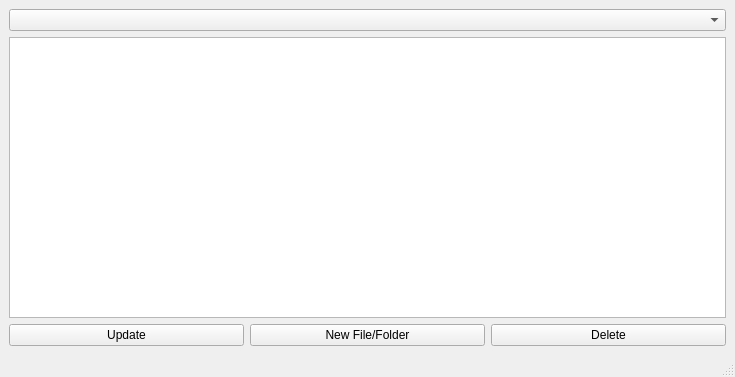
<?xml version="1.0" encoding="UTF-8"?>
<ui version="4.0">
 <class>MainWindow</class>
 <widget class="QMainWindow" name="MainWindow">
  <property name="geometry">
   <rect>
    <x>0</x>
    <y>0</y>
    <width>735</width>
    <height>377</height>
   </rect>
  </property>
  <property name="windowTitle">
   <string>MainWindow</string>
  </property>
  <widget class="QWidget" name="centralwidget">
   <layout class="QVBoxLayout" name="verticalLayout_2">
    <item>
     <layout class="QVBoxLayout" name="verticalLayout">
      <item>
       <widget class="QComboBox" name="comboBox"/>
      </item>
      <item>
       <widget class="QListWidget" name="listWidget"/>
      </item>
      <item>
       <layout class="QHBoxLayout" name="horizontalLayout">
        <item>
         <widget class="QPushButton" name="pushButton">
          <property name="text">
           <string>Update</string>
          </property>
         </widget>
        </item>
        <item>
         <widget class="QPushButton" name="pushButton_2">
          <property name="text">
           <string>New File/Folder</string>
          </property>
         </widget>
        </item>
        <item>
         <widget class="QPushButton" name="pushButton_3">
          <property name="text">
           <string>Delete</string>
          </property>
         </widget>
        </item>
       </layout>
      </item>
     </layout>
    </item>
   </layout>
  </widget>
  <widget class="QMenuBar" name="menubar">
   <property name="geometry">
    <rect>
     <x>0</x>
     <y>0</y>
     <width>735</width>
     <height>24</height>
    </rect>
   </property>
  </widget>
  <widget class="QStatusBar" name="statusbar"/>
 </widget>
 <resources/>
 <connections/>
</ui>
